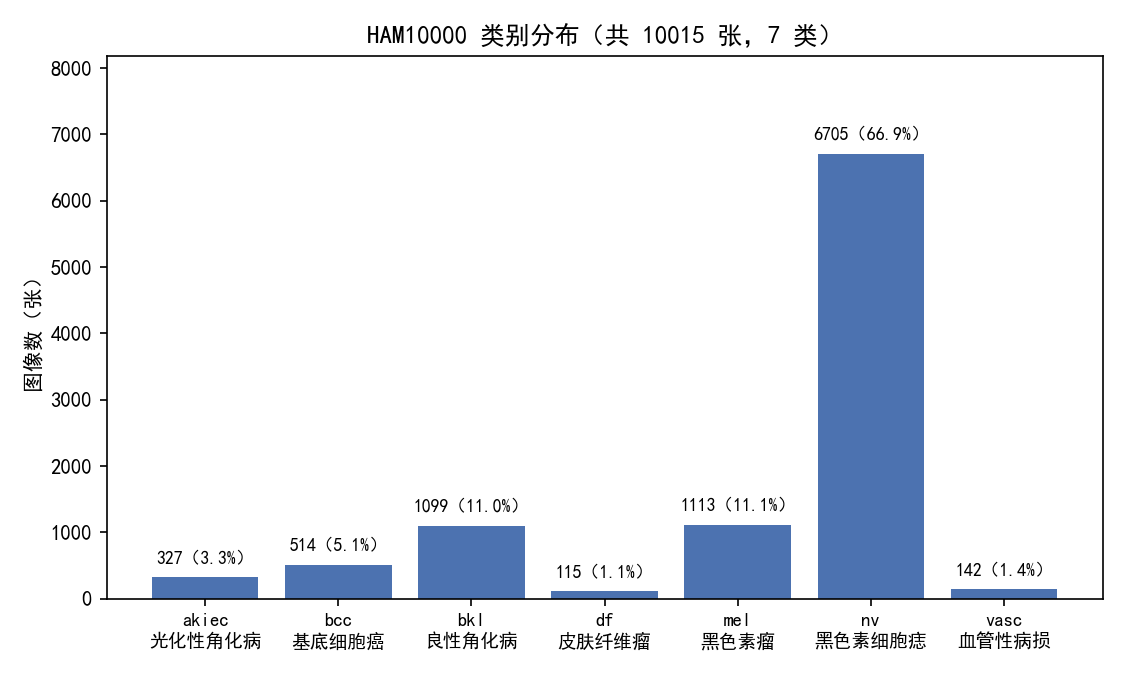
#> input picture figures/class_distribution.png, 1125 x 675 px
$ python gen_video.py
#> lines starting #> are read from the running program, lines starting #| are printed output that depends on the picture
"""生成 HAM10000 课程验收演示视频（1280x720 MP4）。

素材全部来自仓库真实产物：figures/ 下的图、results/ 的预测示例、
服务器上 evaluate.py 的真实输出（终端打字动画）。
用法：python video_build/gen_video.py  → 输出 HAM10000演示视频.mp4
"""
import os
import subprocess
import sys
from pathlib import Path

import matplotlib

matplotlib.use("Agg")
import matplotlib.pyplot as plt
import numpy as np
from matplotlib.image import imread

ROOT = Path(__file__).resolve().parent.parent
FRAMES = Path(__file__).resolve().parent / "frames"
FRAMES.mkdir(exist_ok=True)

plt.rcParams["font.sans-serif"] = ["SimHei", "Microsoft YaHei"]
plt.rcParams["axes.unicode_minus"] = False
plt.rcParams["font.monospace"] = ["Consolas", "SimHei"]
import warnings as _w
_w.filterwarnings("ignore")

BG = "#162235"      # 深海蓝（与报告封面同系）
ACCENT = "#37DCF2"  # 青
WHITE = "#FFFFFF"
GREY = "#B0B8C0"
W, H = 12.8, 7.2
DPI = 100

frames = []  # (文件名, 时长秒)


def new_fig():
    fig = plt.figure(figsize=(W, H), dpi=DPI)
    fig.patch.set_facecolor(BG)
    return fig


def save(fig, dur):
    name = f"f{len(frames):04d}.png"
    fig.savefig(FRAMES / name, facecolor=BG)
    plt.close(fig)
    frames.append((name, dur))


def slide(title, subtitle=None, dur=6):
    fig = new_fig()
    fig.text(0.08, 0.62, title, fontsize=44, color=WHITE, fontweight="bold", va="center")
    if subtitle:
        fig.text(0.08, 0.46, subtitle, fontsize=22, color=GREY, va="center")
    fig.text(0.08, 0.80, "HAM10000 皮肤病变分类 · 课程实践", fontsize=15, color=ACCENT)
    fig.lines.append(plt.Line2D([0.08, 0.92], [0.70, 0.70], transform=fig.transFigure,
                                color=ACCENT, linewidth=2))
    save(fig, dur)


def image_slide(title, img_path, caption=None, dur=8):
#> called with title = '数据集：类别分布严重不平衡', caption = '全猜 nv 也有 66.9% 准确率，但毫无临床价值 → 评估必须看平衡指标', dur = 8
    fig = new_fig()
    fig.text(0.06, 0.93, title, fontsize=26, color=WHITE, fontweight="bold", va="center")
    try:
        im = imread(img_path)
#> im is the input picture: shape (675, 1125, 4) float32; mean R, G, B, A 0.915, 0.927, 0.95, 1
        h, w = im.shape[:2]
#> h = 675; w = 1125
        # 直接按宽高比在中央放置
        ax = fig.add_axes([0.07, 0.13, 0.86 * min(1, (0.72 * 12.8 / 7.2) / (w / h)), 0.72])
        ax.imshow(im)
        ax.axis("off")
    except Exception as e:
        fig.text(0.5, 0.5, f"[图片缺失 {img_path}]", color=GREY, ha="center")
    if caption:
        fig.text(0.5, 0.05, caption, fontsize=15, color=GREY, ha="center")
    save(fig, dur)
#> call 2 of image_slide, with title = '数据集：每类样例', caption = '类间相似、类内差异大，还有色温 / 毛发 / 标尺等采集干扰', dur = 8
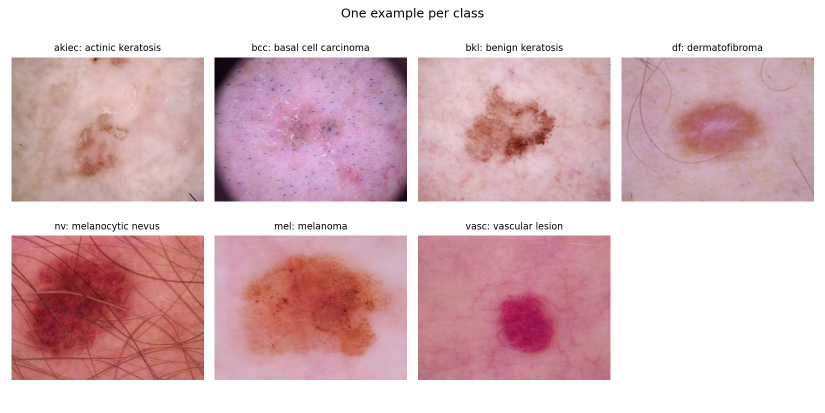
#> input picture figures/class_examples.png, 1650 x 825 px (shown at 1/2 size)
#> in image_slide, im is the input picture: shape (825, 1650, 4) float32; mean R, G, B, A 0.859, 0.735, 0.753, 1
#> the loop in typing_sequence, `for n in range(1, len(cmd) + 1, 2):` made 41 passes
#> pass 1, in save (call 8), `fig.savefig(FRAMES / name, facecolor=BG)`:
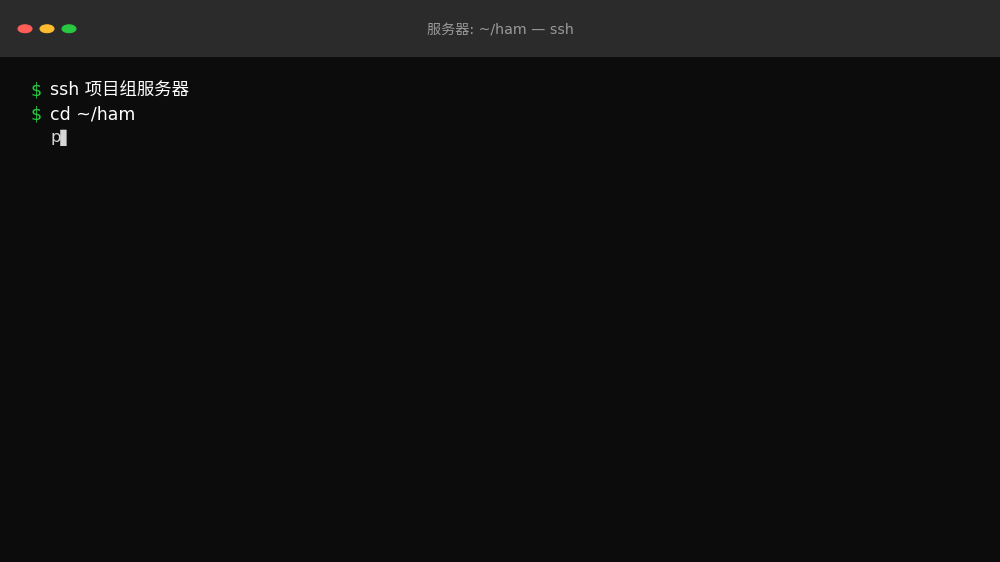
#> figure drawn by matplotlib, 1 panel


def two_image_slide(title, img1, img2, cap1, cap2, dur=10):
#> called with title = '混淆矩阵对比（行归一化）', cap1 = '基线：41.6% 的 mel 被误判为 nv', cap2 = '改进版：mel→nv 误判砍半（21.2%）', dur = 12
    fig = new_fig()
    fig.text(0.06, 0.93, title, fontsize=26, color=WHITE, fontweight="bold", va="center")
    for x0, p in [(0.04, img1), (0.52, img2)]:
        im = imread(p)
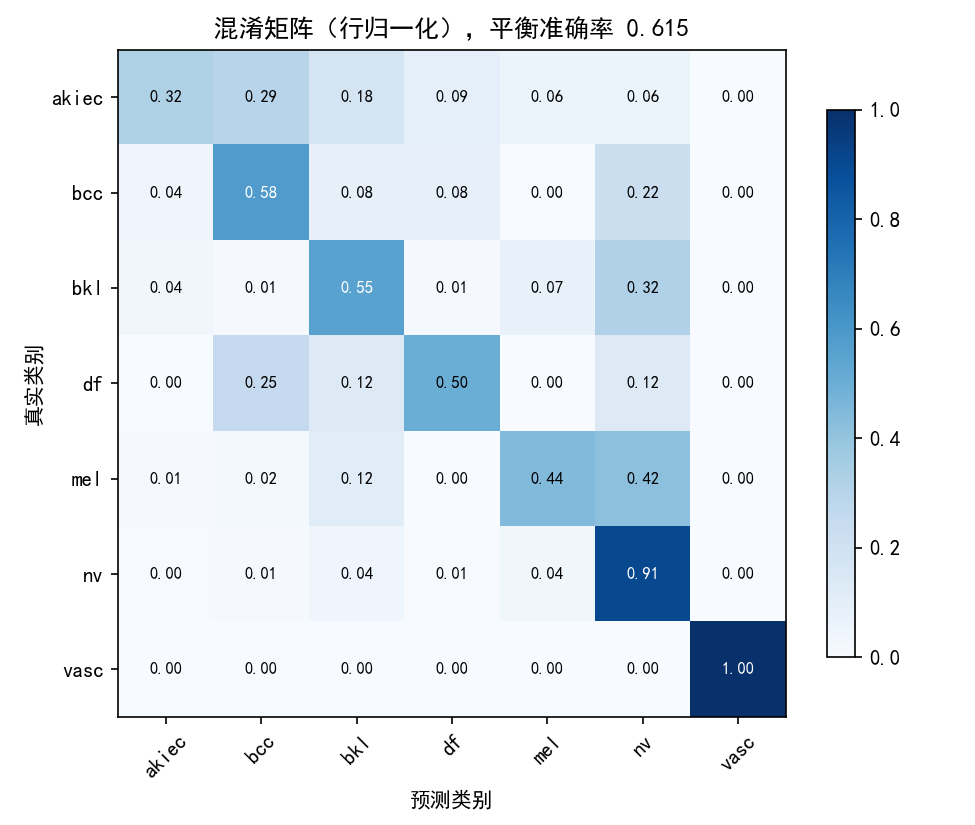
#> input picture figures/cm_scratch.png, 975 x 825 px
#> im is the input picture: shape (825, 975, 4) float32; mean R, G, B, A 0.876, 0.914, 0.947, 1
        ax = fig.add_axes([x0, 0.14, 0.44, 0.70])
        ax.imshow(im)
        ax.axis("off")
    fig.text(0.26, 0.07, cap1, fontsize=14, color=GREY, ha="center")
    fig.text(0.74, 0.07, cap2, fontsize=14, color=GREY, ha="center")
    save(fig, dur)


def table_slide(title, header, rows, dur=9, highlight_rows=(), note=None, fs=17):
    fig = new_fig()
    fig.text(0.06, 0.90, title, fontsize=26, color=WHITE, fontweight="bold", va="center")
    ncol = len(header)
    colw = np.ones(ncol) / ncol
    tax = fig.add_axes([0, 0, 1, 1])
    tax.axis("off")
    tbl = tax.table(cellText=[[str(c) for c in r] for r in rows],
                    colLabels=header, colWidths=colw, loc="center",
                    cellLoc="center", bbox=[0.10, 0.22, 0.80, 0.56])
    tbl.auto_set_font_size(False)
    tbl.set_fontsize(fs)
    for (r, c), cell in tbl.get_celld().items():
        cell.set_edgecolor("#3A5068")
        if r == 0:
            cell.set_facecolor("#1B6B7A")
            cell.set_text_props(color=WHITE, fontweight="bold")
        else:
            cell.set_facecolor("#1D3048" if r % 2 == 0 else "#223A56")
            cell.set_text_props(color=WHITE if (r - 1) in highlight_rows else GREY,
                                fontweight="bold" if (r - 1) in highlight_rows else "normal")
    if note:
        fig.text(0.5, 0.10, note, fontsize=15, color=ACCENT, ha="center")
    save(fig, dur)


def bullet_slide(title, bullets, dur=9, fs=21):
    fig = new_fig()
    fig.text(0.06, 0.90, title, fontsize=26, color=WHITE, fontweight="bold", va="center")
    for i, (head, desc) in enumerate(bullets):
        y = 0.74 - i * (0.66 / max(len(bullets), 1))
        fig.text(0.08, y, "■", fontsize=fs, color=ACCENT, va="center")
        fig.text(0.12, y, head, fontsize=fs, color=WHITE, va="center", fontweight="bold")
        if desc:
            fig.text(0.12, y - 0.055, desc, fontsize=fs - 6, color=GREY, va="center")
    save(fig, dur)


TERM_BG = "#0C0C0C"
TERM_HEAD = "#2B2B2B"
def terminal_frame(lines, dur, done_prompt=False):
    """终端画面：标题栏 + 绿色提示符 + 文本行。"""
    fig = plt.figure(figsize=(W, H), dpi=DPI)
    fig.patch.set_facecolor(TERM_BG)
    ax = fig.add_axes([0, 0, 1, 1])
    ax.axis("off")
    # 标题栏
    ax.add_patch(plt.Rectangle((0.0, 0.90), 1, 0.10, color=TERM_HEAD))
    for i, color in enumerate(["#FF5F57", "#FEBC2E", "#28C840"]):
        ax.add_patch(plt.Circle((0.025 + i * 0.022, 0.948), 0.007, color=color))
    ax.text(0.5, 0.948, "服务器: ~/ham — ssh", color="#9A9A9A",
            fontsize=13, ha="center", va="center", family="monospace")
    # 文本
    y = 0.855
    for ln in lines:
        if ln.startswith("$ "):
            ax.text(0.03, y, "$", color="#28C840", fontsize=16, family="monospace", va="top")
            ax.text(0.05, y, ln[2:], color=WHITE, fontsize=16, family="monospace", va="top")
        else:
            ax.text(0.05, y, ln, color="#D6D6D6", fontsize=15, family="monospace", va="top")
        y -= 0.043
    if done_prompt:
        ax.text(0.03, y, "$", color="#28C840", fontsize=16, family="monospace", va="top")
        ax.text(0.05, y, "▌", color=WHITE, fontsize=16, family="monospace", va="top")
    save(fig, dur)


def typing_sequence(cmd, prefix_lines, after_lines, typing_dt=0.055, line_dt=0.30):
    """打字动画：命令逐字符出现，随后输出逐行出现。"""
    for n in range(1, len(cmd) + 1, 2):
        terminal_frame(prefix_lines + [cmd[:n] + "▌"], typing_dt * 2, done_prompt=False)
    terminal_frame(prefix_lines + [cmd], 0.35)
    for k in range(1, len(after_lines) + 1):
        terminal_frame(prefix_lines + [cmd] + after_lines[:k], line_dt)
    terminal_frame(prefix_lines + [cmd] + after_lines, 1.0, done_prompt=True)


# ================= 脚本 =================
F = ROOT / "figures"
R = ROOT / "results"

# 1 片头
slide("基于皮肤镜图像的皮肤病变分类", "HAM10000 数据集 · 课程实践验收演示", dur=5)
slide("汇报内容", "① 数据集与预处理    ② 实验方案\n③ 现场运行演示      ④ 测试结果", dur=6)

# 2 背景与数据集
bullet_slide("问题与数据集", [
    ("皮肤镜图像自动分类", "辅助皮肤癌筛查的关键技术，黑色素瘤漏诊代价极高"),
    ("HAM10000 公开数据集", "10015 张皮肤镜图像 · 7470 个病灶 · 7 类病变（Tschandl et al., 2018）"),
    ("两个核心难点", "类别不平衡：最多的痣 6705 张 vs 最少的皮肤纤维瘤 115 张（58 倍）\n同一病灶多张相似照片，划分不当会造成数据泄漏"),
], dur=12)
image_slide("数据集：类别分布严重不平衡", F / "class_distribution.png",
            "全猜 nv 也有 66.9% 准确率，但毫无临床价值 → 评估必须看平衡指标", dur=8)
image_slide("数据集：每类样例", F / "class_examples.png",
            "类间相似、类内差异大，还有色温 / 毛发 / 标尺等采集干扰", dur=8)

# 3 预处理与划分
bullet_slide("预处理与数据划分（防泄漏）", [
    ("统一预处理", "中心方裁剪 → 224×224 → ImageNet 归一化"),
    ("按病灶（lesion_id）分组划分", "同一病灶的所有照片只进一个集合，杜绝\u201c背答案\u201d"),
    ("划分结果", "train 8011 张 / val 1003 张 / test 1001 张（训练过程完全不可见）"),
], dur=10)

# 4 实验方案
bullet_slide("实验方案：基线与三项改进", [
    ("基线", "ResNet18 随机初始化 + 交叉熵 + 基础增强（翻转 / 旋转）"),
    ("改进 1：迁移学习", "ImageNet 预训练权重初始化后整体微调"),
    ("改进 2：加权采样", "按类频率倒数采样，每个 epoch 七类出现次数接近"),
    ("改进 3：强增强", "颜色扰动 / 模糊 / 小角度旋转，模拟采集差异"),
], dur=12)

# 5 现场演示（终端动画，真实输出）
typing_sequence(
    "python3 src/evaluate.py --weights outputs/pretrained_weighted/checkpoints/best.pth",
    ["$ ssh 项目组服务器", "$ cd ~/ham"],
    [
        "=== test 集（n=1001）===",
        "accuracy        : 0.8272",
        "balanced acc    : 0.7261",
        "macro F1        : 0.7079",
        "macro AUC (OvR) : 0.9610",
        "",
        "       akiec  precision 0.6471  recall 0.3235",
        "       bcc    precision 0.6981  recall 0.7400",
        "       bkl    precision 0.5923  recall 0.7196",
        "       df     precision 0.5455  recall 0.7500",
        "       mel    precision 0.5615  recall 0.6460",
        "       nv     precision 0.9442  recall 0.9036",
        "       vasc   precision 1.0000  recall 1.0000",
        "",
        "逐图明细: results/test_predictions.csv（1001 张可抽查）",
    ],
)

# 6 测试结果
table_slide("测试结果：总体指标（n=1001）",
            ["指标", "基线", "改进版", "提升"],
            [["Accuracy", "0.7772", "0.8272", "+5.0 pt"],
             ["Balanced Accuracy", "0.6146", "0.7261", "+11.2 pt"],
             ["Macro F1", "0.6071", "0.7079", "+10.1 pt"],
             ["Macro AUC", "0.9384", "0.9610", "+2.3 pt"]],
            highlight_rows=(1,), note="越公平的指标提升越大 → 增益来自稀有类", dur=9)
table_slide("测试结果：每类召回率",
            ["类别", "基线", "改进版", "变化"],
            [["mel 黑色素瘤（恶性）", "0.442", "0.646", "+20 pt"],
             ["bcc 基底细胞癌（恶性）", "0.580", "0.740", "+16 pt"],
             ["bkl 良性角化", "0.551", "0.720", "+17 pt"],
             ["df 皮肤纤维瘤", "0.500", "0.750", "+25 pt"],
             ["nv 痣（大类）", "0.905", "0.904", "±0"]],
            highlight_rows=(0,), note="mel 召回 +20pt = 漏诊大幅下降；大类 nv 无牺牲", dur=10)
two_image_slide("混淆矩阵对比（行归一化）", F / "cm_scratch.png", F / "cm_pretrained.png",
                "基线：41.6% 的 mel 被误判为 nv", "改进版：mel→nv 误判砍半（21.2%）", dur=12)
image_slide("预测示例（判对 / 判错）", R / "prediction_examples.png",
            "results/prediction_examples.png · 逐张明细见 results/test_predictions.csv", dur=9)
#> call 3 of image_slide, with title = '预测示例（判对 / 判错）', dur = 9
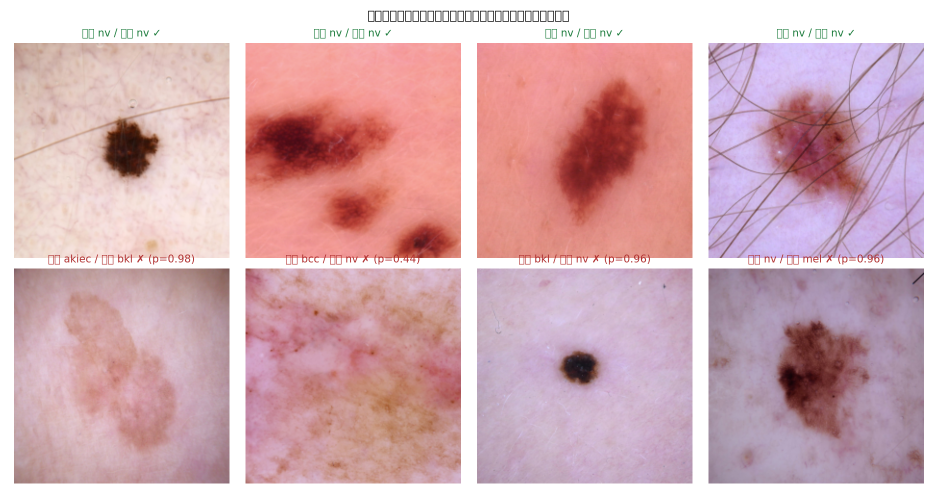
#> input picture results/prediction_examples.png, 1875 x 990 px (shown at 1/2 size)
#> in image_slide, im is the input picture: shape (990, 1875, 4) float32; mean R, G, B, A 0.827, 0.677, 0.704, 1
image_slide("训练过程", F / "train_curves.png",
            "预训练的价值在后期泛化；强增强把过拟合控制在可接受范围", dur=8)
#> call 4 of image_slide, with title = '训练过程', caption = '预训练的价值在后期泛化；强增强把过拟合控制在可接受范围', dur = 8
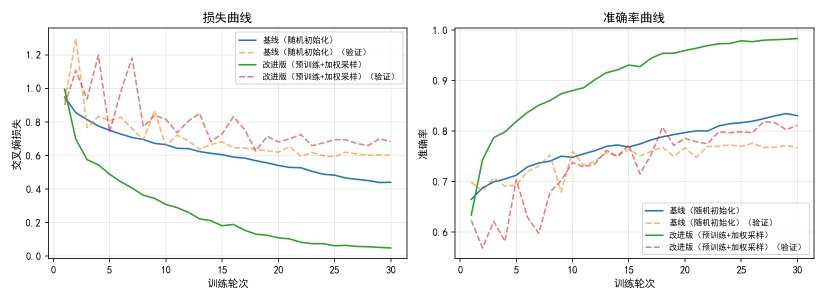
#> input picture figures/train_curves.png, 1650 x 600 px (shown at 1/2 size)
#> in image_slide, im is the input picture: shape (600, 1650, 4) float32; mean R, G, B, A 0.967, 0.968, 0.965, 1

# 7 结论
bullet_slide("结论", [
    ("对照文献区间逐项看：两项达到、一项超过", "平衡准确率 0.726 落在文献区间 0.65–0.75 内，达到；宏平均 AUC 0.961 超过区间上限 0.94，超过；准确率 0.827 达到区间下限"),
    ("类别平衡策略有效", "平衡准确率 +11.2pt，黑色素瘤召回 +20pt，大类无牺牲"),
    ("数据工程同样关键", "官方清单过滤（剔除镜像多出的 3339 张）+ 按病灶划分防泄漏"),
], dur=10)

# 8 片尾
slide("谢谢观看", "代码 / 报告 / 测试结果均已开源：github.com/yunyancuo/skin-lesion-classification\n"
     "复现：ssh 服务器 → cd ~/ham → python3 src/evaluate.py --weights outputs/pretrained_weighted/checkpoints/best.pth",
     dur=7)

# ================= 合成 =================
lst = FRAMES / "list.txt"
with open(lst, "w", encoding="utf-8") as f:
    for name, dur in frames:
        f.write(f"file '{name}'\nduration {dur}\n")
    f.write(f"file '{frames[-1][0]}'\n")

out = ROOT / "HAM10000演示视频.mp4"
#> (the run stopped early here; a loop or call above may not have finished)
